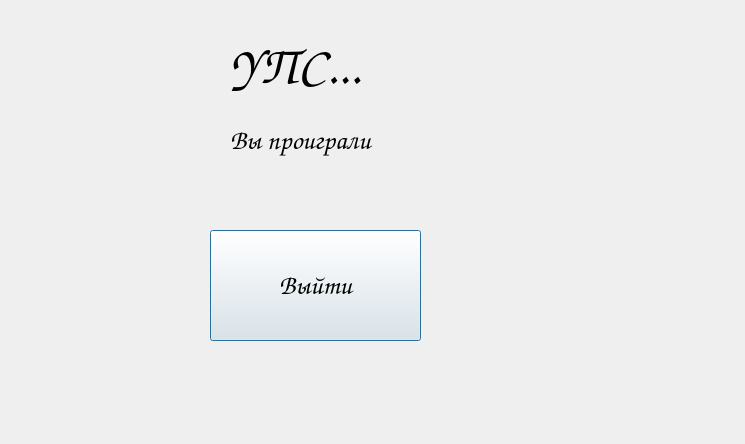
<?xml version="1.0" encoding="UTF-8"?>
<ui version="4.0">
 <class>DialogLose</class>
 <widget class="QDialog" name="DialogLose">
  <property name="geometry">
   <rect>
    <x>0</x>
    <y>0</y>
    <width>745</width>
    <height>444</height>
   </rect>
  </property>
  <property name="windowTitle">
   <string>Dialog</string>
  </property>
  <widget class="QLabel" name="label">
   <property name="geometry">
    <rect>
     <x>230</x>
     <y>30</y>
     <width>211</width>
     <height>71</height>
    </rect>
   </property>
   <property name="font">
    <font>
     <family>Z003</family>
     <pointsize>40</pointsize>
     <italic>true</italic>
    </font>
   </property>
   <property name="text">
    <string>УПС...</string>
   </property>
  </widget>
  <widget class="QLabel" name="label_2">
   <property name="geometry">
    <rect>
     <x>230</x>
     <y>100</y>
     <width>331</width>
     <height>81</height>
    </rect>
   </property>
   <property name="font">
    <font>
     <family>Z003</family>
     <pointsize>20</pointsize>
     <italic>true</italic>
    </font>
   </property>
   <property name="text">
    <string>Вы проиграли</string>
   </property>
  </widget>
  <widget class="QPushButton" name="pushButtonExit">
   <property name="geometry">
    <rect>
     <x>210</x>
     <y>230</y>
     <width>211</width>
     <height>111</height>
    </rect>
   </property>
   <property name="font">
    <font>
     <family>Z003</family>
     <pointsize>20</pointsize>
     <italic>true</italic>
    </font>
   </property>
   <property name="text">
    <string>Выйти</string>
   </property>
  </widget>
 </widget>
 <resources/>
 <connections/>
</ui>
